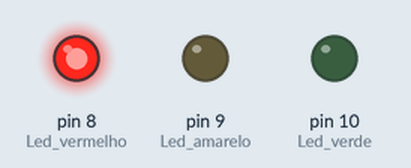
Simulated run of this sketch. Board: Arduino Uno, built with avr-gcc and run on an emulated ATmega328P. Shown: output pins drawn as LEDs (lit = HIGH).

Above: at 2.0 s.
At 6.5 s:
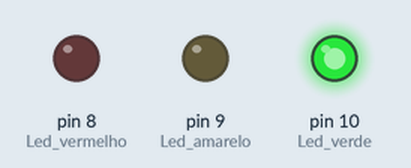
At 10.5 s:
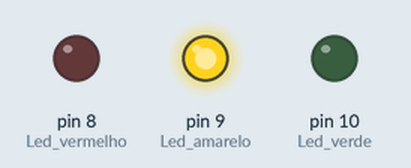
Timing chart, 0 to 15.6 s (numbered marks = the images above):
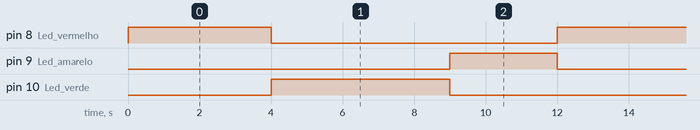

Measured:
- by itself, pin 8 (Led_vermelho): alternates HIGH for 4.0 s and LOW for 8.0 s
- by itself, pin 9 (Led_amarelo): alternates HIGH for 3.0 s and LOW for 9.0 s
- by itself, pin 10 (Led_verde): alternates HIGH for 5.0 s and LOW for 7.0 s

The sketch:

semaforo1.ino
```cpp
/*
 * Author: Edvonaldo Horácio (edvonaldo.santos@ifal.edu.br)
 * Data: 25/06/2025
 * Descrição: Este programa é a implementação de um semaforo1
 * usando Arduino UNO
*/

/**!
 * @apresentacao Função setup
 */
void setup()
{
  pinMode(8, OUTPUT);// Led vermelho
  pinMode(9, OUTPUT);// Led amarelo
  pinMode(10, OUTPUT);// Led verde
}


/**!
 * @apresentacao Função loop
 * Esta função insere as instruções que o
 * arduino irá executar. Equivale a main do C++
 */
void loop()
{
  digitalWrite(8, HIGH);// Liga LED vermelho
  delay(4000);
  digitalWrite(8, LOW);// Desliga LED vermelho

  digitalWrite(10, HIGH);// Liga LED verde
  delay(5000);
  digitalWrite(10, LOW);// Desliga LED verde

  digitalWrite(9, HIGH);// Liga LED amarelo
  delay(3000);
  digitalWrite(9, LOW);// Desliga LED amarelo
}
```
